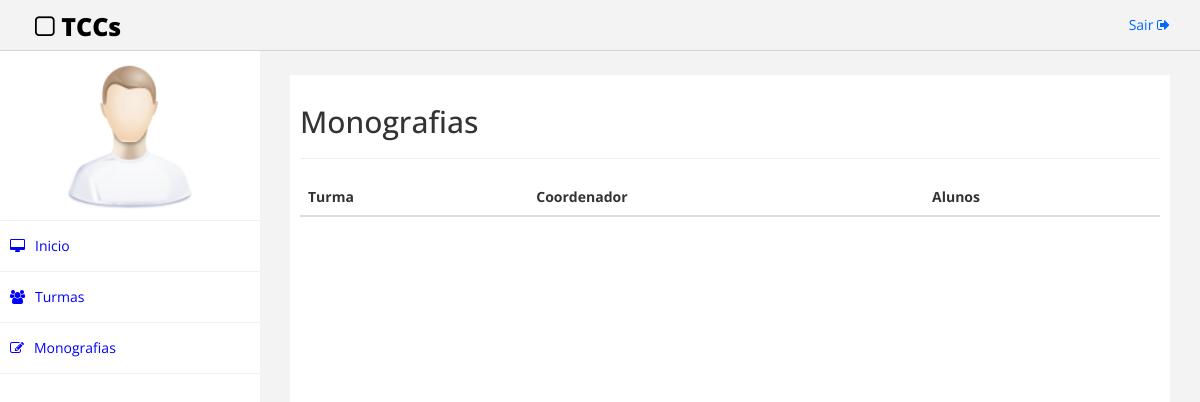
Before: /turmas.php with the older database file.
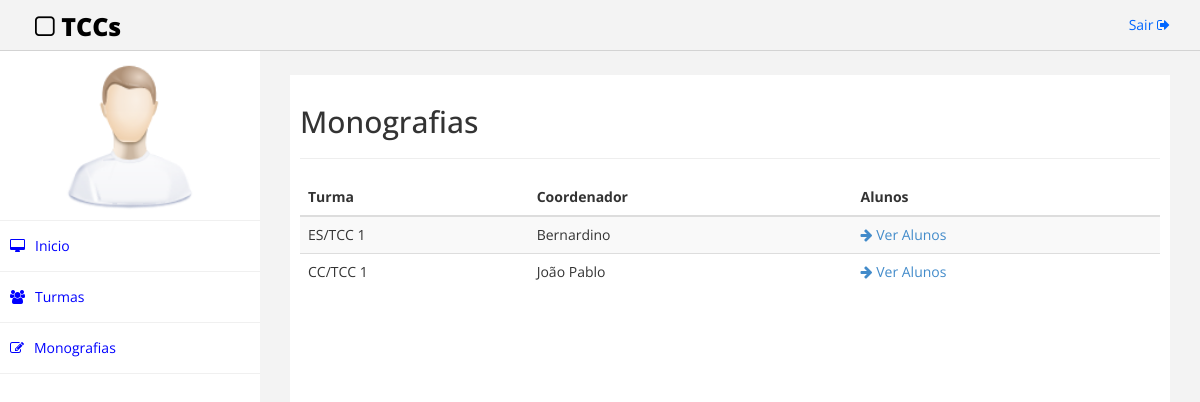
After: the same page with the newer database file.
### tables this page shows
CREATE TABLE `turma` (
  `nomeTurma` varchar(15) NOT NULL,
  `Professor_siape` varchar(20) NOT NULL
);

CREATE TABLE `professor` (
  `siape` varchar(20) NOT NULL,
  `nome` varchar(50) NOT NULL,
  `senha` varchar(45) NOT NULL
);

### turmas.php (the view, shortened to what this page needs)
<!DOCTYPE html>
<html>
<head>
    <link href="assets/css/bootstrap.css" rel="stylesheet" />
    <link href="assets/css/font-awesome.css" rel="stylesheet" />
    <link href="assets/css/custom.css" rel="stylesheet" />
</head>
<body>
    <div id="wrapper">
         <div class="navbar navbar-inverse navbar-fixed-top">
            <div class="adjust-nav">
                <div class="navbar-header">
                    <a class="navbar-brand" href="#"><i class="fa fa-square-o "></i>&nbsp;TCCs</a>
                </div>
                <div class="navbar-collapse collapse">
                    <ul class="nav navbar-nav navbar-right">
                        <li><a href="#">Sair <i class="fa fa-sign-out "></i></a></li>
                    </ul>
                </div>
            </div>
        </div>
        <nav class="navbar-default navbar-side" role="navigation">
            <div class="sidebar-collapse">
                <ul class="nav" id="main-menu">
                    <li class="text-center user-image-back">
                        <img src="assets/img/find_user.png" class="img-responsive user-image" />
                    </li>
                    <li>
                        <a href="indexProfessor.html"><i class="fa fa-desktop "></i>Inicio</a>
                    </li>
                    <li>
                        <a href="#"><i class="fa fa-users "></i>Turmas</a>
                    </li>
                    <li>
                        <a href="monografias.php"><i class="fa fa-edit"></i>Monografias</a>
                    </li>
            </div>
        </nav>
        <div id="page-wrapper" >
            <div id="page-inner">
                <div class="row">
                    <div class="col-md-12">
                     <h2>Monografias</h2>
                     <hr />
                    </div>
                </div>
                <div class="row">
                    <div class="col-md-12">
                        <table class="table table-striped table-hover table-responsive">
                            <thead>
                                <tr>
                                    <th>
                                        Turma
                                    </th>
                                    <th>
                                        Coordenador
                                    </th>
                                    <th>
                                        Alunos
                                    </th>
                                </tr>
                            </thead>
                            <tbody>
                                <?php
                                    $conn = new Connection();
                                    $connection = $conn->getConnection();
                                    $sql = "SELECT `turma`.`nomeTurma`, `professor`.`nome` FROM `professor` LEFT JOIN `turma` ON `turma`.`Professor_siape` = `professor`.`siape` WHERE (`turma`.`nomeTurma` IS NOT NULL);";
                                    $resultado = mysqli_query($connection, $sql) or die ("Erro ao conectar na tabela " . mysqli_error($connection));
                                    while($row = $resultado->fetch_assoc()) {
                                            echo "<tr>
                                                    <td>
                                                        ".$row["nomeTurma"]."
                                                    </td>
                                                    <td>
                                                        ".$row["nome"]."
                                                    </td>
                                                    <td>
                                                        <a href='alunos.php?nomeTurma=".$row["nomeTurma"]."'><i class='fa fa-arrow-right' aria-hidden='true'></i><span> Ver Alunos</span></a>
                                                    </td>
                                                </tr>";
                                    }
                                ?>
                            </tbody>
                        </table>
                    </div>
                </div>
            </div>
            </div>
        </div>
</body>
</html>

Changed rows visible on the page:
added turma: nomeTurma "ES/TCC 1", Professor_siape.nome "Bernardino"
added turma: nomeTurma "CC/TCC 1", Professor_siape.nome "João Pablo"
